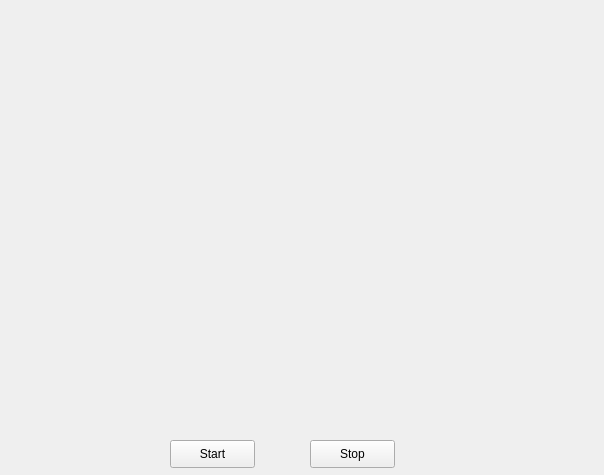
<?xml version="1.0" encoding="UTF-8"?>
<ui version="4.0">
 <class>Widget</class>
 <widget class="QWidget" name="Widget">
  <property name="geometry">
   <rect>
    <x>0</x>
    <y>0</y>
    <width>604</width>
    <height>475</height>
   </rect>
  </property>
  <property name="windowTitle">
   <string>Form</string>
  </property>
  <widget class="QLabel" name="label1">
   <property name="geometry">
    <rect>
     <x>10</x>
     <y>10</y>
     <width>581</width>
     <height>421</height>
    </rect>
   </property>
   <property name="text">
    <string/>
   </property>
  </widget>
  <widget class="QPushButton" name="startButton">
   <property name="geometry">
    <rect>
     <x>170</x>
     <y>440</y>
     <width>85</width>
     <height>28</height>
    </rect>
   </property>
   <property name="text">
    <string>Start</string>
   </property>
  </widget>
  <widget class="QPushButton" name="stopButton">
   <property name="geometry">
    <rect>
     <x>310</x>
     <y>440</y>
     <width>85</width>
     <height>28</height>
    </rect>
   </property>
   <property name="text">
    <string>Stop</string>
   </property>
  </widget>
 </widget>
 <resources/>
 <connections/>
</ui>
